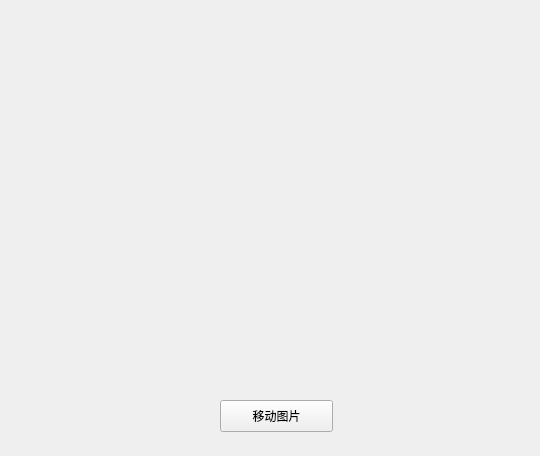
<?xml version="1.0" encoding="UTF-8"?>
<ui version="4.0">
 <class>Widget</class>
 <widget class="QWidget" name="Widget">
  <property name="geometry">
   <rect>
    <x>0</x>
    <y>0</y>
    <width>540</width>
    <height>456</height>
   </rect>
  </property>
  <property name="windowTitle">
   <string>Widget</string>
  </property>
  <widget class="QPushButton" name="pushButton">
   <property name="geometry">
    <rect>
     <x>220</x>
     <y>400</y>
     <width>113</width>
     <height>32</height>
    </rect>
   </property>
   <property name="text">
    <string>移动图片</string>
   </property>
  </widget>
 </widget>
 <layoutdefault spacing="6" margin="11"/>
 <resources/>
 <connections/>
</ui>
